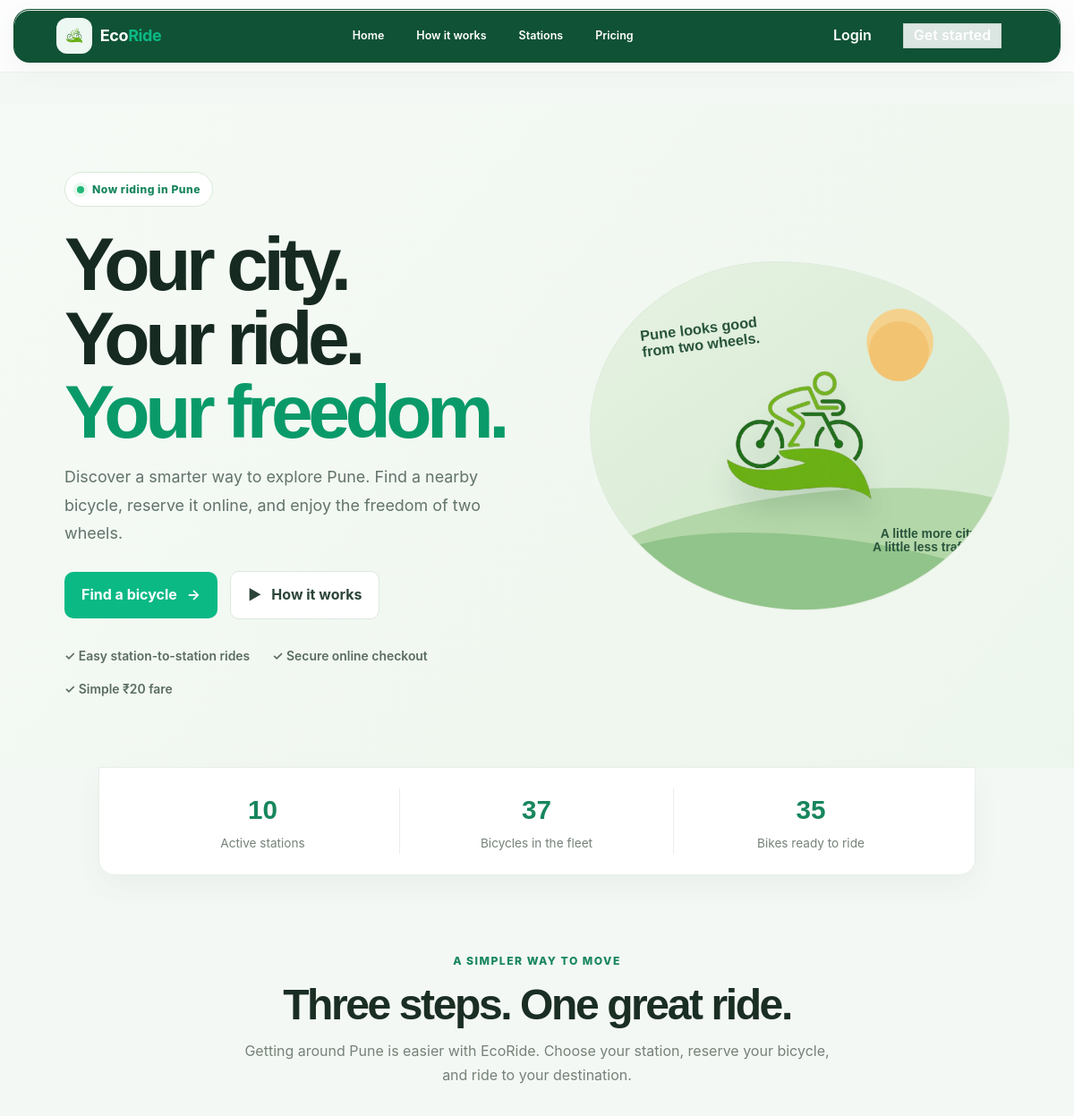
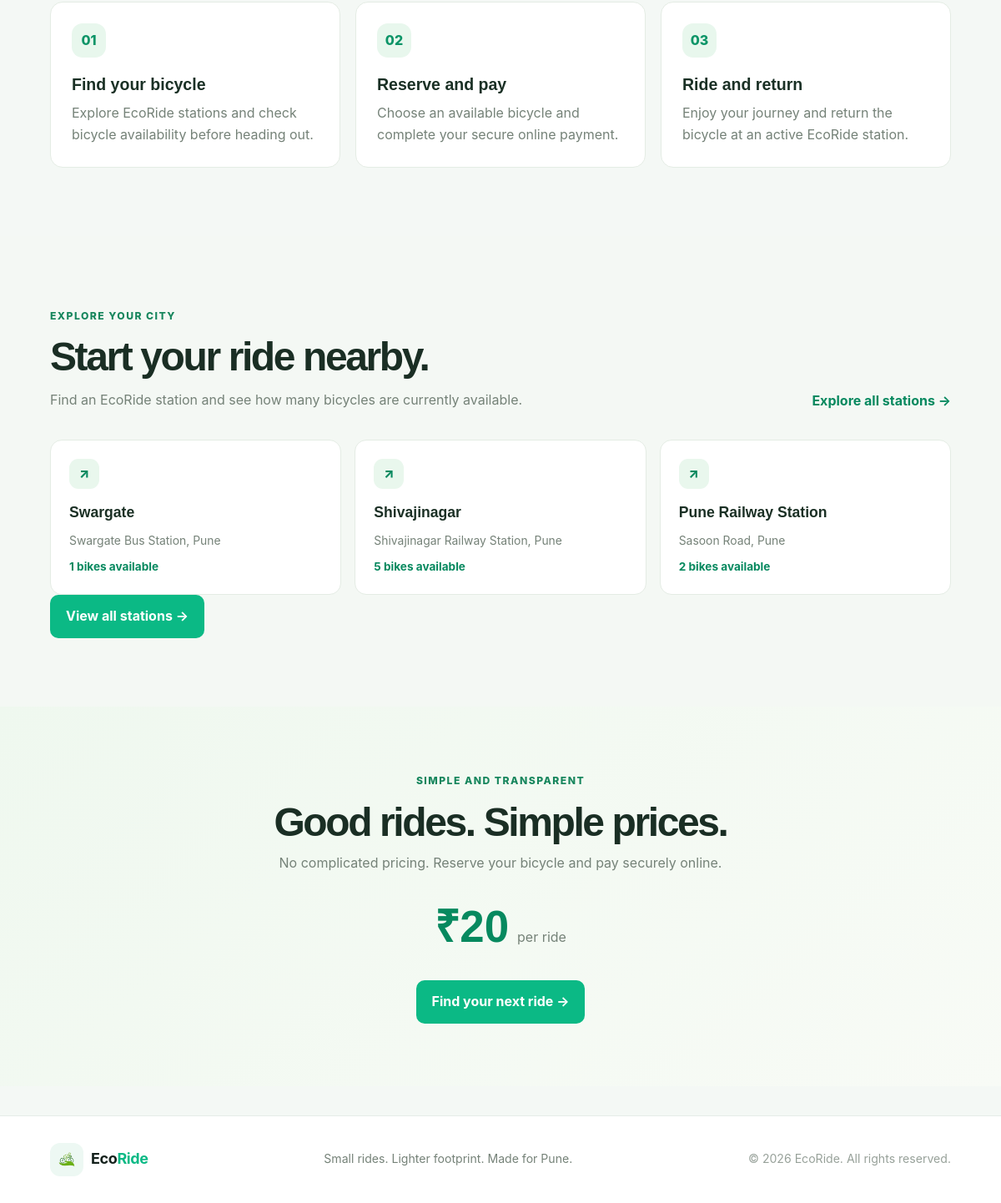
The page / on the database its author committed (2 pictures, top to bottom).
### core/models.py (models this page shows, shortened)
class Station(models.Model):
    name = models.CharField(max_length=100)
    address = models.CharField(max_length=255)
    latitude = models.DecimalField(max_digits=9, decimal_places=6)
    longitude = models.DecimalField(max_digits=9, decimal_places=6)
    capacity = models.PositiveIntegerField(default=12)
    is_active = models.BooleanField(default=True)
    class Meta:
        ordering = ["name"]

### core/views.py (the view)
# urls.py: path("", views.home, name="home"),
def home(request):
    stations = Station.objects.filter(is_active=True).annotate(
        available_count=Count(
            "bicycles", filter=Q(bicycles__status=Bicycle.Status.AVAILABLE)
        )
    )[:3]
    return render(
        request,
        "core/home.html",
        {
            "stations": stations,
            "station_count": Station.objects.filter(is_active=True).count(),
            "bike_count": Bicycle.objects.count(),
            "available_count": Bicycle.objects.filter(
                status=Bicycle.Status.AVAILABLE,
                station__is_active=True,
            ).count(),
        },
    )

### core/context_processors.py (called while the page is built)
def site_settings(request):
    return {
        "google_maps_api_key": settings.GOOGLE_MAPS_API_KEY,
        "razorpay_key_id": settings.RAZORPAY_KEY_ID,
        "payments_enabled": bool(
            settings.RAZORPAY_KEY_ID and settings.RAZORPAY_KEY_SECRET
        ),
    }

### templates/core/home.html (shortened to what this page needs)
{% extends "base.html" %}
{% load static %}
{% block content %}
<section class="eco-hero">
  <div class="eco-hero-copy">
    <span class="eco-badge">
      <span></span>
      Now riding in Pune
    </span>
    <h1>
      Your city.<br>
      Your ride.<br>
      <span>Your freedom.</span>
    </h1>
    <p>
      Discover a smarter way to explore Pune.
      Find a nearby bicycle, reserve it online,
      and enjoy the freedom of two wheels.
    </p>
    <div class="eco-hero-actions">
      <a class="eco-primary-btn" href="{% url 'stations' %}">
        Find a bicycle <span aria-hidden="true">→</span>
      </a>
      <a class="eco-secondary-btn" href="#how-it-works">
        <span aria-hidden="true">▶</span>
        How it works
      </a>
    </div>
    <div class="eco-hero-features">
      <span>✓ Easy station-to-station rides</span>
      <span>✓ Secure online checkout</span>
      <span>✓ Simple ₹20 fare</span>
    </div>
  </div>
  <div class="eco-hero-art" aria-label="EcoRide bicycle illustration">
    <div class="eco-art-caption">
      Pune looks good<br>
      from two wheels.
    </div>
    <img
      src="{% static 'core/integrated/cycle-removebg-preview.png' %}"
      alt="EcoRide bicycle"
    >
    <div class="eco-art-label">
      A little more city.<br>
      A little less traffic.
    </div>
  </div>
</section>
<section class="eco-stats" aria-label="EcoRide fleet statistics">
  <div>
    <strong>{{ station_count }}</strong>
    <span>Active stations</span>
  </div>
  <div>
    <strong>{{ bike_count }}</strong>
    <span>Bicycles in the fleet</span>
  </div>
  <div>
    <strong>{{ available_count }}</strong>
    <span>Bikes ready to ride</span>
  </div>
</section>
<section class="eco-section" id="how-it-works">
  <header class="eco-section-heading">
    <span class="eco-eyebrow">A simpler way to move</span>
    <h2>Three steps. One great ride.</h2>
    <p>
      Getting around Pune is easier with EcoRide.
      Choose your station, reserve your bicycle,
      and ride to your destination.
    </p>
  </header>
  <div class="eco-step-grid">
    <article class="eco-step">
      <span>01</span>
      <h3>Find your bicycle</h3>
      <p>
        Explore EcoRide stations and check bicycle
        availability before heading out.
      </p>
    </article>
    <article class="eco-step">
      <span>02</span>
      <h3>Reserve and pay</h3>
      <p>
        Choose an available bicycle and complete
        your secure online payment.
      </p>
    </article>
    <article class="eco-step">
      <span>03</span>
      <h3>Ride and return</h3>
      <p>
        Enjoy your journey and return the bicycle
        at an active EcoRide station.
      </p>
    </article>
  </div>
</section>
<section class="eco-station-section">
  <div class="eco-section">
    <header class="eco-section-heading eco-section-heading-row">
      <div>
        <span class="eco-eyebrow">Explore your city</span>
        <h2>Start your ride nearby.</h2>
        <p>
          Find an EcoRide station and see how many
          bicycles are currently available.
        </p>
      </div>
      <a class="eco-text-link" href="{% url 'stations' %}">
        Explore all stations →
      </a>
    </header>
    <div class="eco-station-grid">
      {% for station in stations %}
        <a
          class="eco-station-card"
          href="{% url 'station_detail' station.id %}"
          aria-label="View {{ station.name }} station"
        >
          <span class="eco-station-pin" aria-hidden="true">↗</span>
          <strong>{{ station.name }}</strong>
          <span>{{ station.address }}</span>
          <b>
            {{ station.available_count }} bikes available
          </b>
        </a>
      {% empty %}
        <p class="eco-empty">
          Our stations are getting ready.
          Please check back soon!
        </p>
      {% endfor %}
    </div>
    <div class="eco-station-more">
      <a class="eco-primary-btn" href="{% url 'stations' %}">
        View all stations →
      </a>
    </div>
  </div>
</section>
<section class="eco-pricing" id="pricing">
  <span class="eco-eyebrow">Simple and transparent</span>
  <h2>Good rides. Simple prices.</h2>
  <p>
    No complicated pricing.
    Reserve your bicycle and pay securely online.
  </p>
  <div class="eco-fare">
    <strong>₹20</strong>
    <span>per ride</span>
  </div>
  <a class="eco-primary-btn" href="{% url 'stations' %}">
    Find your next ride →
  </a>
</section>
{% endblock %}

### core/static/core/integrated/style.css (style rules this page uses)
* { margin: 0; padding: 0; box-sizing: border-box; }
html { scroll-behavior: smooth; overflow-x: hidden; }
body { font-family: -apple-system, BlinkMacSystemFont, "SF Pro Display", "Segoe UI", Roboto, Helvetica, Arial, sans-serif; background: #f7faf8; color: #17231f; overflow-x: hidden; }
button, a { font-family: inherit; }

### rows shown on the page
Station: name "Swargate", address "Swargate Bus Station, Pune", available_count "1"
Station: name "Shivajinagar", address "Shivajinagar Railway Station, Pune", available_count "5"
Station: name "Pune Railway Station", address "Sasoon Road, Pune", available_count "2"

### other values the page prints
{{ station_count }} "10"
{{ bike_count }} "37"
{{ available_count }} "35"
